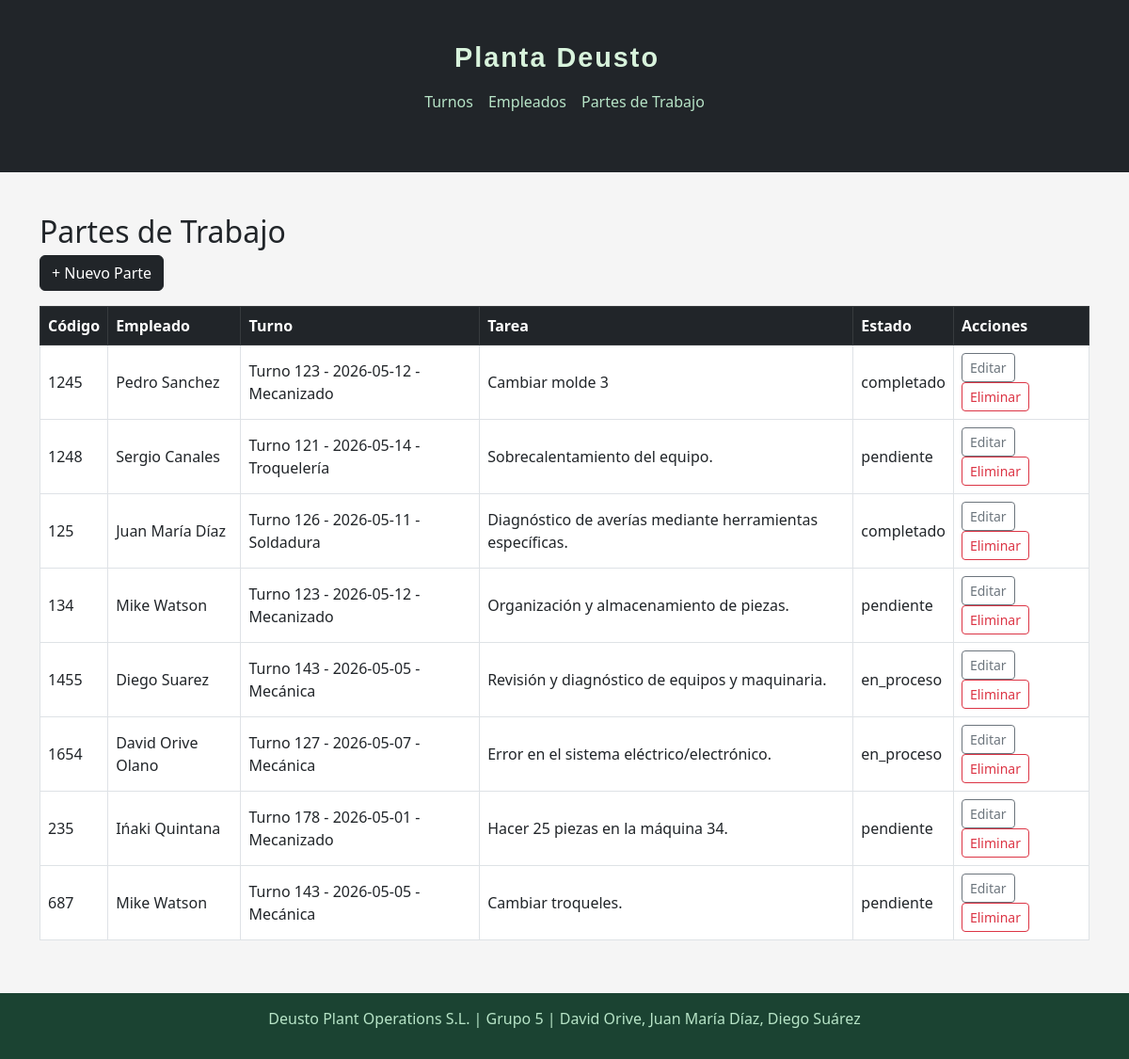
Screenshot of /partes/ with the database file from the repository.
### Gestion/models.py (models this page shows, shortened)
class Parte_Trabajo(models.Model):
    Estados = [
        ('pendiente','Pendiente'),
        ('en_proceso','En Proceso'),
        ('completado', 'Completado'),
    ]
    codigo = models.CharField(max_length=10, unique=True)
    turno = models.ForeignKey(Turno, on_delete=models.CASCADE)
    tarea = models.TextField()
    empleado = models.ForeignKey(Empleado, on_delete=models.CASCADE)
    incidencia = models.TextField(blank=True)
    hora_inicio = models.TimeField()
    hora_fin = models.TimeField()
    estado = models.CharField(max_length=20, choices= Estados, default='pendiente')

class Empleado(models.Model):
    nombre = models.CharField(max_length=100)
    apellido = models.CharField(max_length=100)
    email = models.EmailField(unique=True)
    telefono = models.CharField(max_length=20)
    puesto = models.CharField(max_length=50)
    dni = models.CharField(max_length=20, unique=True)
    codigo_empleado = models.CharField(max_length=10, unique=True)
    direccion = models.CharField(max_length=200)
    def __str__(self):
        return f"{self.nombre} {self.apellido}"

class Turno(models.Model):
    codigo = models.CharField(max_length=10, unique=True)
    fecha = models.DateField()
    hora_inicio = models.TimeField()
    hora_fin = models.TimeField()
    area_trabajo = models.CharField(max_length=50)
    responsable = models.CharField(max_length=100)
    observaciones = models.TextField(blank=True)
    equipo = models.CharField(max_length=50)
    empleados_asignados = models.ManyToManyField(Empleado, related_name='turnos_asignados', blank=True)
    def __str__(self):
        return f"Turno {self.codigo} - {self.fecha} - {self.area_trabajo}"

### Gestion/views.py (the view)
# urls.py: path('partes/', views.lista_partes, name='lista_partes'),
def lista_partes(request):
    partes = Parte_Trabajo.objects.all().order_by('codigo')
    return render(request, 'Gestion/lista_partes.html', {'partes': partes})

### Gestion/templates/Gestion/lista_partes.html (shortened to what this page needs)
<!DOCTYPE html>
{% load static %}
<html lang="es">
<head>
    <link href="https://cdn.jsdelivr.net/npm/bootstrap@5.3.0/dist/css/bootstrap.min.css" rel="stylesheet">
    <link rel="stylesheet" href="{% static 'Css/Plantilla_unificada.css' %}">
    <link rel="stylesheet" href="{% static 'Css/Css_lista_partes.css' %}">
</head>
<body>
    <nav class="navbar navbar-dark bg-dark mb-4">
        <div class="container d-flex flex-column align-items-center">
            <a class="navbar-brand" href="/">Planta Deusto</a>
            <ul class="navbar-nav d-flex flex-row gap-3">
                <li class="nav-item"><a class="nav-link" href="/turnos/">Turnos</a></li>
                <li class="nav-item"><a class="nav-link" href="/empleados/">Empleados</a></li>
                <li class="nav-item"><a class="nav-link" href="/partes/">Partes de Trabajo</a></li>
            </ul>
        </div>
    </nav>
    <div class="container">
        <h2>Partes de Trabajo</h2>
        <a href="{% url 'crear_parte' %}" class="btn btn-dark">+ Nuevo Parte</a>
        <table class="table table-bordered table-hover mt-3">
            <thead class="table-dark">
                <tr>
                    <th>Código</th>
                    <th>Empleado</th>
                    <th>Turno</th>
                    <th>Tarea</th>
                    <th>Estado</th>
                    <th>Acciones</th>
                </tr>
            </thead>
            <tbody>
                {% for parte in partes %}
                <tr>
                    <td>{{ parte.codigo }}</td>
                    <td>{{ parte.empleado }}</td>
                    <td>{{ parte.turno }}</td>
                    <td>{{ parte.tarea }}</td>
                    <td>{{ parte.estado }}</td>
                    <td>
                        <a href="{% url 'editar_parte' parte.pk %}" class="btn btn-sm btn-outline-secondary">Editar</a>
                        <a href="{% url 'borrar_parte' parte.pk %}" class="btn btn-sm btn-outline-danger">Eliminar</a>
                    </td>
                </tr>
                {% empty %}
                <tr>
                    <td colspan="6">No hay partes de trabajo.</td>
                </tr>
                {% endfor %}
            </tbody>
        </table>
    </div>
    <footer class="footer">
    <p>Deusto Plant Operations S.L. | Grupo 5 | David Orive, Juan María Díaz, Diego Suárez</p>
    </footer>
</body>
</html>

### Static/Css/Plantilla_unificada.css (style rules this page uses)
.navbar { background-color: #1b4332; padding: 15px 0; }
.navbar-brand { font-family: 'Raleway', sans-serif; color: #d8f3dc; font-size: 1.8rem; font-weight: bold; letter-spacing: 2px; }
.nav-link { color: #b7e4c7; font-size: 1rem; }
.footer { background-color: #1b4332; color: #b7e4c7; text-align: center; padding: 15px 0; margin-top: auto; }
.table thead { background-color: #2d6a4f; color: white; }
body { background-color: #f8f9fa; min-height: 100vh; display: flex; flex-direction: column; }
h2 { color: #1b4332; margin-bottom: 20px; }
.container { margin-top: 20px; flex: 1; }

### Static/Css/Css_lista_partes.css (style rules this page uses)
body { background-color: #f5f5f5; }
.container { margin-top: 20px; margin-bottom: 40px; }
h2 { color: #212529; margin-bottom: 5px; }
.table thead { background-color: #343a40; color: white; }
.table td, .table th { vertical-align: middle; }
.btn-sm { margin-right: 4px; }

### rows the page displays
Parte_Trabajo: codigo "1245", empleado "Pedro Sanchez", turno "Turno 123 - 2026-05-12 - Mecanizado", tarea "Cambiar molde 3", estado "completado"
Parte_Trabajo: codigo "1248", empleado "Sergio Canales", turno "Turno 121 - 2026-05-14 - Troquelería", tarea "Sobrecalentamiento del equipo.", estado "pendiente"
Parte_Trabajo: codigo "125", empleado "Juan María Díaz", turno "Turno 126 - 2026-05-11 - Soldadura", tarea "Diagnóstico de averías mediante herramientas específicas.", estado "completado"
Parte_Trabajo: codigo "134", empleado "Mike Watson", turno "Turno 123 - 2026-05-12 - Mecanizado", tarea "Organización y almacenamiento de piezas.", estado "pendiente"
Parte_Trabajo: codigo "1455", empleado "Diego Suarez", turno "Turno 143 - 2026-05-05 - Mecánica", tarea "Revisión y diagnóstico de equipos y maquinaria.", estado "en_proceso"
Parte_Trabajo: codigo "1654", empleado "David Orive Olano", turno "Turno 127 - 2026-05-07 - Mecánica", tarea "Error en el sistema eléctrico/electrónico.", estado "en_proceso"
Parte_Trabajo: codigo "235", empleado "Ińaki Quintana", turno "Turno 178 - 2026-05-01 - Mecanizado", tarea "Hacer 25 piezas en la máquina 34.", estado "pendiente"
Parte_Trabajo: codigo "687", empleado "Mike Watson", turno "Turno 143 - 2026-05-05 - Mecánica", tarea "Cambiar troqueles.", estado "pendiente"
